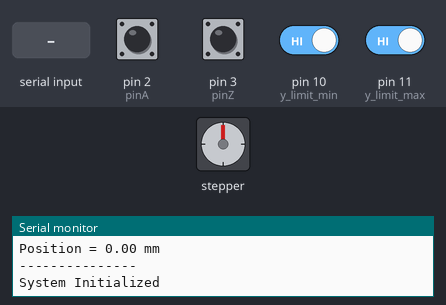
Bench run of a sketch on a simulated Arduino Uno, built with avr-gcc and run on an emulated ATmega328P. Shown: stepper motor, the last lines printed to the serial monitor. Wiring (inferred from the names in the program): stepper motor driver (200 steps per turn assumed): step pin 4; direction pin 7; enable pin 8. Inputs (shaded band) come from the test bench; at power-on: pin 2 (pinA), pin 3 (pinZ), pin 10 (y_limit_min), pin 11 (y_limit_max) HIGH.

Above: at 1.2 s.
1.3 s: "d\n" received over Serial
At 2.5 s:
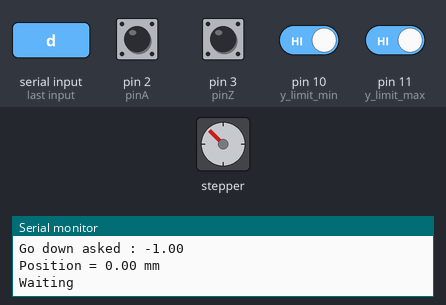
2.8 s: "D\n" received over Serial
At 3.8 s:
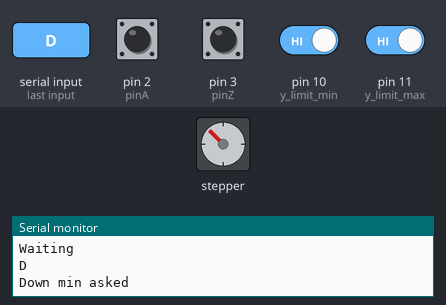
5.8 s: pin 10 (y_limit_min) driven LOW
7.3 s: "u\n" received over Serial
At 7.8 s:
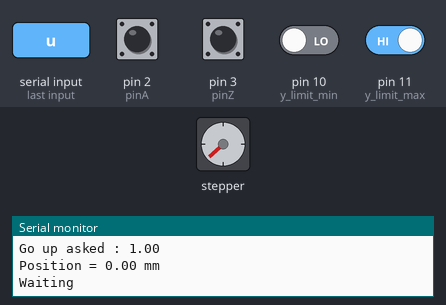
10.5 s: "c90\n" received over Serial
At 11.3 s:
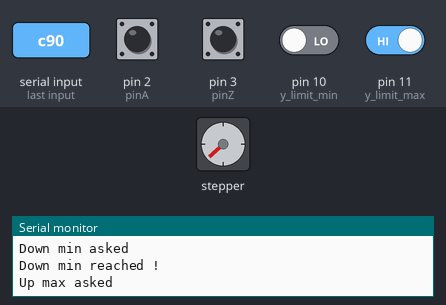
Timing chart, 0 to 61.0 s (numbered marks = the images above; inputs shaded):
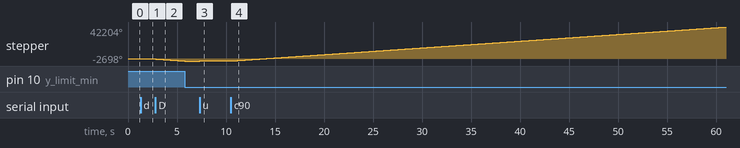

Measured:
- after the input at 1.3 s, stepper: turns 45° counter-clockwise, starting at once
- after the input at 2.8 s, stepper: keeps turning counter-clockwise at about 889°/s, starting at once
- after the input at 7.3 s, stepper: turns 45° clockwise, starting at once
- after the input at 10.5 s, stepper: keeps turning clockwise at about 888°/s, starting at once

The sketch:

MesureAmpouleADecanter_Deplacement.ino
```cpp
/*
sur d = 326.7 mm
avec T1000 et t1000 : on a une vitesse (montante = descendante) de 19.1 mm/sec
avec T1000 et t700 : on a une vitesse de 22.4 mm/sec


*/

// System caracteristics ============================================
float bar_mm_by_turn = 8.0f;

// Step motor ============================================
#define enPin 8         //Enable
#define stepYPin 4      //Pulse / Step
#define dirYPin 7       //Direction
#define y_limit_min 10  //End stop LOW
#define y_limit_max 11  //End stop HIGH

int motor_steps_by_turn = 200;  // <=> 1.8° par step
int motor_step_duration = 1000; //1000
int motor_step_pause = 1000;    //1000

// Coder manager ==================================================
#include "Thread.h" //ArduinoThread by Ivan Seidel
Thread coderThread = Thread();

#define pinA 2 // codeur fil noir
#define pinB 5 // codeur fil blanc
#define pinZ 3 // codeur fil orange
int coder_imp_by_turn = 1000;

long coder = 0 ;
long coder_last = 0 ;
long coder_updated = 0;

long coder_max;
long coder_min;

long coder_lastZ = 0 ;
bool coder_last_dir;
int delta_tour;
bool z_init = true;

// System Manager ==================================================
bool au;
bool scanmode = false;

// Serial exchange =================================================
const unsigned int MAX_MESSAGE_LENGTH = 12;
static char message[MAX_MESSAGE_LENGTH]; //incoming message

//!!!!!!!!!!!!!!!!!!!!!!!!!!!!!!!!!!!!!!!!!!!!!!!!!!!!!!!!!!!!!!!!!
void setup() {
  Serial.begin(115200);
  Serial.println("System Starting");

  //init STEP Motor
  pinMode(enPin, OUTPUT);
  digitalWrite(enPin, HIGH); //arrêt
  pinMode(stepYPin, OUTPUT);
  pinMode(dirYPin, OUTPUT);
  pinMode(y_limit_min, INPUT_PULLUP);
  pinMode(y_limit_max, INPUT_PULLUP);

  au = false;
  Serial.println("STEP Motor OK");

  //get coder saved values
  //coder = Read_d(Add_coder);
  //PrintPosition();
  //coder_max = Read_d(Add_codermax);
  //PrintD();
  //Serial.println("Memory OK");

  //init coder
  pinMode(pinA,INPUT_PULLUP);
  pinMode(pinB,INPUT_PULLUP);
  pinMode(pinZ,INPUT_PULLUP);
  attachInterrupt(digitalPinToInterrupt(pinA), changementA, RISING); //CHANGE
  attachInterrupt(digitalPinToInterrupt(pinZ), changementZ, RISING); //CHANGE
  Serial.println("Coder OK");

  coderThread.enabled = true; // Default enabled value is true
  coderThread.setInterval(10); // Setts the wanted interval to be 10ms
  coderThread.onRun(CoderCallback);
  Serial.println("Coder Thread OK");

//INFOS
  PrintInfos();

  Serial.println("System Initialized");
}

//Reset by code - call reset with : resetFunc();
void(* resetFunc) (void) = 0;//declare reset function at address 0

void loop() {
  if (coderThread.shouldRun()){
		coderThread.run();
  }

  InteractionManager();
  delay(20);
}

void CoderCallback(){
  if (coder != coder_last){
    Serial.println(String("Coder = ") + String(coder));
    coder_last = coder;
  }
}

void InteractionManager(){
  if (!SerialManager()) return;

  //Traitement du message reçu

  //debug
  Serial.println(message);

  //à déclarer en dehors du switch, sinon CASSE le switch !
  float val;
  bool terminEnHaut;

  //reset arrêt d'urgence (sauf si AU demandé)
  if (message[0] != 'e')
      au = false;

  //i : info
  //c : calibration
  //e : emergency stop
  //y : PrintD
  //p : PrintPosition
  //d : go down
  //u : go up
  //D : go down MIN
  //U : go up MAX
  //s : scan mode On/Off
  //T : set temps motor_step_duration
  //t : set temps motor_step_pause
  //C : set coder_imp_by_turn
  //B : set bar_mm_by_tr
  //M : set motor_steps_by_tr

  switch (message[0]){
    case 'i':
      PrintInfos();
    break;

    case 'c':
      Serial.println("Calibration asked");
      terminEnHaut = true;
      if(message[1] == '0') terminEnHaut = false;
      if(message[1] == '1') terminEnHaut = true;
      DemandeEtalonnage(terminEnHaut, 10);
      break;

    case 'e':
      Serial.println("Emergency Stop");
      au = true;
      digitalWrite(enPin, HIGH); //arrêt
      break;

    case 'y':
      PrintD();
      break;

    case 'p':
      PrintPosition();
      break;

    case 'd':
      val = GetVal();
      if (val == 0) val = -1;
      if (val > 0)  val = -val;
      Serial.print("Go down asked : ");
      Serial.println(String(val));
      Deplacement(val);
      //Save_d(Add_coder, coder);
      PrintPosition();
      break;

    case 'u':
      val = GetVal();
      if (val == 0) val = 1;
      if (val < 0)  val = -val;
      Serial.print("Go up asked : ");
      Serial.println(String(val));
      Deplacement(val);
      //Save_d(Add_coder, coder);
      PrintPosition();
      break;

    case 'D':
      Deplacement_Min();
      PrintPosition();
      break;

    case 'U':
      Deplacement_Max();
      PrintPosition();
      PrintD();
      break;

    case 'T':
      //set temps motor_step_duration
      val = GetVal();
      motor_step_duration = (int)val;
      Printmotor_step_duration();
      break;

    case 't':
      //set temps motor_step_pause
      val = GetVal();
      motor_step_pause = (int)val;
      Printmotor_step_pause();
      break;

    case 's':// EN TRAVAUX !!!
      //Scan Mode ON/OFF
      scanmode = !scanmode;
      if(scanmode){
        Serial.println("Scan mode : ON");
        Scan();
      }else{
        Serial.println("Scan mode : OFF");
      }
      break;

    case 'C':
      //set coder_imp_by_turn
      coder_imp_by_turn = (int)GetVal();
      Print_coder_imp_by_turn();
      break;

    case 'M':
      //set motor_steps_by_tr
      motor_steps_by_turn = (int)GetVal();
      Print_motor_steps_by_turn();
      break;

    case 'B':
      //set bar_mm_by_tr
      bar_mm_by_turn = GetVal();
      Print_bar_mm_by_turn();
      break;

    default:
      Serial.print("inconnu : ");
      Serial.println(message);
  }
  Serial.println("Waiting");
}

bool SerialManager() {
  if (Serial.available()==0)
    return false;

  while (Serial.available() > 0)
  {
    static unsigned int message_pos = 0;

    // Read the next available byte in the serial receive buffer
    char inByte = Serial.read();

    // Message coming in (check not terminating character) and guard for over message size
    if (inByte != '\n' && (message_pos < MAX_MESSAGE_LENGTH - 1) )
    {
      // Add the incoming byte to our message
      message[message_pos] = inByte;
      message_pos ++;
    } else {// Full message received...
      // Add null character to string
      message[message_pos] = '\0';
      // Reset for the next message
      message_pos = 0;
    }
  }
  return true;
}

float GetVal(){ // retourne en float la suite du message (retire le 1er caractère (code))
  return String(message).substring(1).toFloat();
}

void DemandeEtalonnage(bool termineExtremiteHaute, float degagement){
  Etalonnage(termineExtremiteHaute);
  if (au) return;

  // dégagement du contact de x mm
  if (degagement != 0)
  {
    if (degagement < 0)
      degagement = -degagement;
    if (termineExtremiteHaute)
      Deplacement(-degagement);
    else
      Deplacement(degagement);

    //Save_d(Add_coder, coder);
  }
  PrintPosition();
}

void Deplacement_Max(){
  Serial.println("Up max asked");
  // on monte par pas de 10mm jusqu'au fin de course
  while (Deplacement(10) && !au) {}
  if (au) return;
  coder_max = coder;
  //Save_d(Add_coder, coder);
  //Save_d(Add_codermax, coder_max);
}

void Deplacement_Min(){
  Serial.println("Down min asked");
  // on descend par pas de 10mm jusqu'au fin de course
  while (Deplacement(-10) && !au) {}
  if (au) return;
  coder = 0;
  coder_min = coder;
  //Save_d(Add_coder, coder);
}

void Etalonnage(bool termineExtremiteHaute){
  Serial.println("Calibration start");
  int ta, tz;
  if (termineExtremiteHaute)
  {
    Deplacement_Min();
    if (au) return;
    ta = millis();
    Deplacement_Max();
    if (au) return;
    tz = millis();
  }
  else   {
    Deplacement_Max();
    ta = millis();
    if (au) return;
    Deplacement_Min();
    if (au) return;
    tz = millis();
  }

  coder_max = coder_max - coder_min;
  coder_min = 0;

  //Save_d(Add_codermax, coder_max);
  PrintD();
  PrintSpeed(tz - ta);

  Serial.print("coder max : ");
  Serial.println(coder_max);

  Serial.println("Calibration end");
}

void Scan(){
//  scanmode
//DEV EN COURS
}

bool Deplacement(float d_rel_mm){
  int steps;
  digitalWrite(enPin, LOW);

  float d_step_in_mm = bar_mm_by_turn / motor_steps_by_turn;

  if (d_rel_mm > 0){
    //on monte
    digitalWrite(dirYPin, HIGH);
    steps = d_rel_mm / d_step_in_mm;

    for (int i = 0; i < steps; i++) {
      if (digitalRead(y_limit_max) == LOW) {
        Serial.println("Up max reached !");
        digitalWrite(enPin, HIGH);
        return false;
      }
      Move1Step();
      if (au) {
        digitalWrite(enPin, HIGH);
        return false;
        }
    }
  } else {
    //on descend
    digitalWrite(dirYPin, LOW);
    steps = - d_rel_mm / d_step_in_mm;

    for (int i = 0; i < steps; i++) {
      if (digitalRead(y_limit_min) == LOW)
      {
        Serial.println("Down min reached !");
        digitalWrite(enPin, HIGH);
        return false;
      }
      Move1Step();
      if (au) {
        digitalWrite(enPin, HIGH);
        return false;
      }
    }
  }

  digitalWrite(enPin, HIGH);
  return true;
}

void Move1Step(){
  InteractionManager();
  if (au) return;
  digitalWrite(stepYPin, HIGH);
  delayMicroseconds(motor_step_duration);
  digitalWrite(stepYPin, LOW);
  delayMicroseconds(motor_step_pause);
}


void PrintInfos(){
  Serial.println("-----INFOS-----" );
  Print_bar_mm_by_turn();
  Print_coder_imp_by_turn();
  Print_motor_steps_by_turn();
  Printmotor_step_duration();
  Printmotor_step_pause();
  PrintD();
  PrintPosition();
  // Serial.println("\"Tx\" : set x motor_step_duration" );
  // Serial.println("\"tx\" : set x motor_step_pause" );
  Serial.println("---------------" );
}

void PrintPosition(){
  Serial.print("Position = ");
  Serial.print(Distance_mmFromCoderValue(coder));
  Serial.println(" mm");
}

void PrintD(){
  Serial.print("D max = ");
  Serial.print(Distance_mmFromCoderValue(coder_max));
  Serial.println(" mm");
}

void PrintSpeed(int t){
  float vitesse = Distance_mmFromCoderValue(coder_max) * 1000 / t;
  Serial.print("V = ");
  Serial.print(vitesse);
  Serial.println(" mm / sec");
}

void Printmotor_step_duration(){
  Serial.print("Motor step duration : ");
  Serial.print(String(motor_step_duration));
  Serial.println(" µs");
}

void Printmotor_step_pause(){
  Serial.print("Motor step pause : ");
  Serial.print(String(motor_step_pause));
  Serial.println(" µs");
}

void Print_coder_imp_by_turn(){
  Serial.print("Coder : ");
  Serial.print(String(coder_imp_by_turn));
  Serial.println(" imp/tr");
}

void Print_motor_steps_by_turn(){
  Serial.print("Motor : ");
  Serial.print(String(motor_steps_by_turn));
  Serial.println(" steps/tr");
}

void Print_bar_mm_by_turn(){
  Serial.print("Bar : ");
  Serial.print(String(bar_mm_by_turn));
  Serial.println(" mm/tr");
}


float Distance_mmFromCoderValue(long coderval){
  //bar_mm_by_turn [float] = 2 mm / tour
  //coder_imp_by_turn [int] = 1000 i / tour
  return bar_mm_by_turn * coderval / coder_imp_by_turn;
}

//-----------------CODER-------------------
void changementA(){
  // Si B different de l'ancien état de A alors
  if (digitalRead(pinB))
    coder ++;
  else
    coder --;
}

void changementZ(){
  if (z_init)
  {
    coder_lastZ = coder;
    coder_last_dir = dirYPin;
    z_init = false;
  } else {
    if (coder_last_dir == dirYPin){
      delta_tour = coder - coder_lastZ;
      if (delta_tour > 0)
        coder = coder_lastZ + coder_imp_by_turn;
      else
        coder = coder_lastZ - coder_imp_by_turn;
    }

    coder_lastZ = coder;
    coder_last_dir = dirYPin;
  }
}
```

Thread.h
```cpp
/*
 	Thread.h - An runnable object

	Thread is responsable for holding the "action" for something,
	also, it responds if it "should" or "should not" run, based on
	the current time;

	For instructions, go to https://github.com/ivanseidel/ArduinoThread

	Created by Ivan Seidel Gomes, March, 2013.
	Released into the public domain.
*/

#ifndef Thread_h
#define Thread_h

#if defined(ARDUINO) && ARDUINO >= 100
	#include <Arduino.h>
#else
	#include <WProgram.h>
#endif

#include <inttypes.h>

/*
	Uncomment this line to enable ThreadName Strings.

	It might be usefull if you are loging thread with Serial,
	or displaying a list of threads...
*/
// #define USE_THREAD_NAMES	1

class Thread{
protected:
	// Desired interval between runs
	unsigned long interval;

	// Last runned time in Ms
	unsigned long last_run;

	// Scheduled run in Ms (MUST BE CACHED)
	unsigned long _cached_next_run;

	/*
		IMPORTANT! Run after all calls to run()
		Updates last_run and cache next run.
		NOTE: This MUST be called if extending
		this class and implementing run() method
	*/
	void runned(unsigned long time);

	// Default is to mark it runned "now"
	void runned() { runned(millis()); }

	// Callback for run() if not implemented
	void (*_onRun)(void);

public:

	// If the current Thread is enabled or not
	bool enabled;

	// ID of the Thread (initialized from memory adr.)
	int ThreadID;

	#ifdef USE_THREAD_NAMES
		// Thread Name (used for better UI).
		String ThreadName;
	#endif

	Thread(void (*callback)(void) = NULL, unsigned long _interval = 0);

	// Set the desired interval for calls, and update _cached_next_run
	virtual void setInterval(unsigned long _interval);

	// Return if the Thread should be runned or not
	virtual bool shouldRun(unsigned long time);

	// Default is to check whether it should run "now"
	bool shouldRun() { return shouldRun(millis()); }

	// Callback set
	void onRun(void (*callback)(void));

	// Runs Thread
	virtual void run();
};

#endif
```
